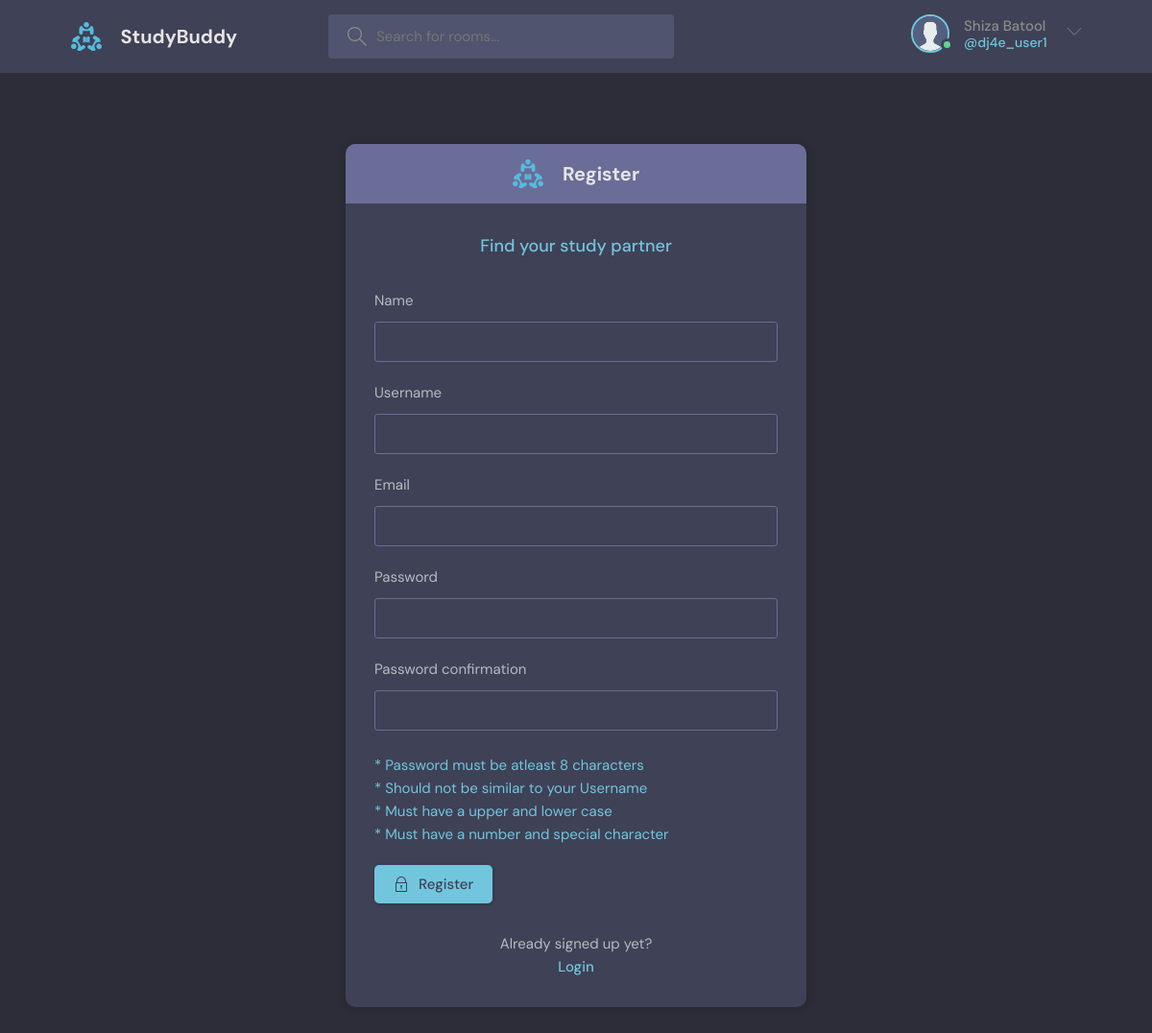
/register/ (signed in), run on the app's committed database.
### mainapp/models.py (models this page shows)
class User(AbstractUser):
    name = models.CharField(max_length=200, null=True)
    email = models.EmailField(unique=True)
    bio = models.TextField(null=True)
    avatar = models.ImageField(null=True, default="avatar.svg")
    USERNAME_FIELD = 'email'
    REQUIRED_FIELDS = []

### mainapp/views.py (the view, shortened to what this page needs)
# urls.py: path('register/', views.registerPage, name="register"),
def registerPage(request):
    form = MyUserCreationForm()
    context = {'form': form}
    return render(request, 'mainapp/login_register.html', context)

### mainapp/forms.py
class MyUserCreationForm(UserCreationForm):
    class Meta:
        model = User
        fields = ['name', 'username', 'email', 'password1', 'password2']

### mainapp/templates/mainapp/login_register.html (shortened to what this page needs)
{%extends 'main.html'%} {%block content%} {%load static%}
<main class="auth layout">
	{% if page == 'login' %}
	<div class="container" style = "align-items: center; justify-content: center;">
		<div class="layout__box">
			<div class="layout__boxHeader">
				<div class="layout__boxTitle">
					<div class="header__logo">
						<img src="{% static 'images/logo.svg' %}" />
						<h1>Login</h1>
					</div>
				</div>
			</div>
			<div class="layout__body">
				<h2 class="auth__tagline">Find your study partner</h2>
				<form class="form" action="" method="POST">
					{% csrf_token %}
					<div class="form__group">
						<label for="room_name">Email</label>
						<input
							id="username"
							name="email"
							type="text"
							placeholder="anymail@gmail.com"
						/>
					</div>
					<div class="form__group">
						<label for="password">Password</label>
						<input
							id="password"
							name="password"
							type="password"
							placeholder="&bull;&bull;&bull;&bull;&bull;&bull;&bull;&bull;"
						/>
					</div>
					<div class="auth__action">
						<a href="{% url 'forget_password' %}" class="btn btn--link">Forgot Password?</a>
					</div>
					<button class="btn btn--main" type="submit">
						<svg
							version="1.1"
							xmlns="http://www.w3.org/2000/svg"
							width="32"
							height="32"
							viewBox="0 0 32 32"
						>
							<title>lock</title>
							<path
								d="M27 12h-1v-2c0-5.514-4.486-10-10-10s-10 4.486-10 10v2h-1c-0.553 0-1 0.447-1 1v18c0 0.553 0.447 1 1 1h22c0.553 0 1-0.447 1-1v-18c0-0.553-0.447-1-1-1zM8 10c0-4.411 3.589-8 8-8s8 3.589 8 8v2h-16v-2zM26 30h-20v-16h20v16z"
							></path>
							<path
								d="M15 21.694v4.306h2v-4.306c0.587-0.348 1-0.961 1-1.694 0-1.105-0.895-2-2-2s-2 0.895-2 2c0 0.732 0.413 1.345 1 1.694z"
							></path>
						</svg>
						Login
					</button>
				</form>
				<div class="auth__action">
					<p>Haven't signed up yet?</p>
					<a href="{% url 'register' %}" class="btn btn--link">Sign Up</a>
				</div>
			</div>
		</div>
	</div>
	{% else %}
	<div class="container" style = "align-items: center; justify-content: center;">
		<div class="layout__box">
			<div class="layout__boxHeader">
				<div class="layout__boxTitle">
					<div class="header__logo">
						<img src="{% static 'images/logo.svg' %}" />
						<h1>Register</h1>
					</div>
				</div>
			</div>
			<div class="layout__body">
				<h2 class="auth__tagline">Find your study partner</h2>
				<form class="form" action="" method="POST">
					{% csrf_token %} {%for field in form%}
					<div class="form__group">
						<label for="room_name">{{field.label}}</label>
						{{field}} {% if field.label == 'Password confirmation' %}
						<br /><br />
						<a>* Password must be atleast 8 characters</a>
						<a>* Should not be similar to your Username</a>
						<a>* Must have a upper and lower case</a>
						<a>* Must have a number and special character</a>
						{%endif%}
					</div>
					{%endfor%}
					<button class="btn btn--main" type="submit">
						Register
					</button>
				</form>
				<div class="auth__action">
					<p>Already signed up yet?</p>
					<a href="{% url 'login' %}" class="btn btn--link">Login</a>
				</div>
			</div>
		</div>
	</div>
	{% endif %}
</main>
{%endblock%}

### templates/navbar.html (shortened to what this page needs)
{% load static %}
{% if request.user.is_authenticated %}
<header class="header header--loggedIn">
	<div class="container">
		<a href="{% url 'home' %}" class="header__logo">
			<img src="{% static 'images/logo.svg' %}" />
			<h1>StudyBuddy</h1>
		</a>
		<form class="header__search" method="GET" action="{% url 'home' %}">
			<label>
				<input name="q" placeholder="Search for rooms..." />
			</label>
		</form>
		<nav class="header__menu">
			<div class="header__user">
				<a href="{% url 'user-profile' user.id %}">
					<div class="avatar avatar--medium active">
						<img src="{{request.user.avatar.url}}" />
					</div>
					<p>
						{{request.user.name}} <span>@{{request.user.username}}</span>
					</p>
				</a>
				<button class="dropdown-button">
					<svg
						version="1.1"
						xmlns="http://www.w3.org/2000/svg"
						width="32"
						height="32"
						viewBox="0 0 32 32"
					>
						<title>chevron-down</title>
						<path d="M16 21l-13-13h-3l16 16 16-16h-3l-13 13z"></path>
					</svg>
				</button>
			</div>
			{% endif %}
		</nav>
	</div>
</header>

### data on the page
User: user.avatar (placeholder picture), user.name "Shiza Batool", user.username "dj4e_user1"

### other printed values
{{ field.label }} "Name" "Username" "Email" "Password" "Password confirmation"
